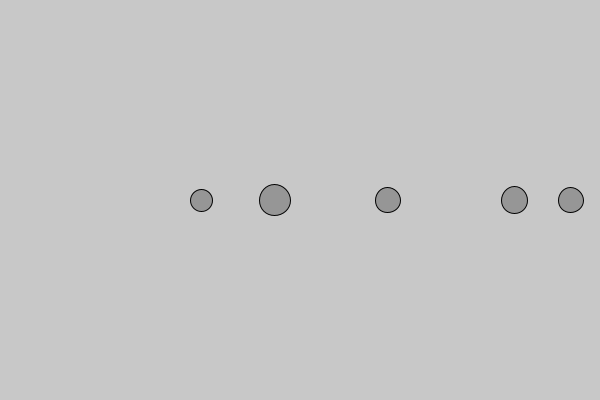
Frame 1 (no input)
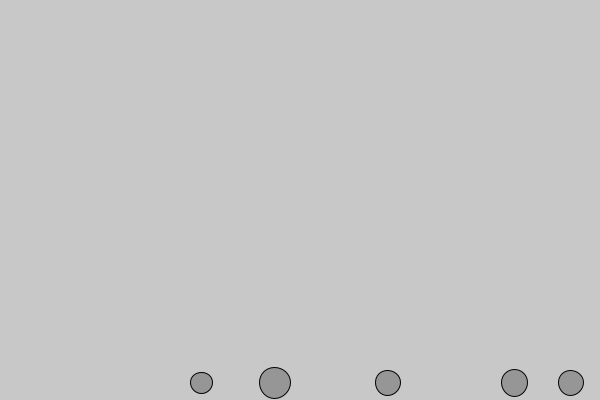
Frame 60 (the mouse pressed at the canvas centre just before this capture)
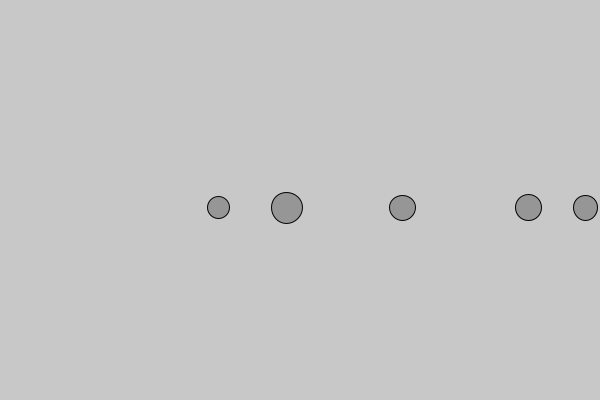
Frame 120 (the mouse held since frame 60 and released just before this capture)

The Processing sketch that drew these frames (run headless with seeded random() and noise(); from frame 60 on, the mouse is pressed at the canvas centre):

// Processing sketch: III_1_Appliying_Force
// ── III_1_Appliying_Force.pde
Mover[] movers;

void setup() {
  size(600, 400);
  movers = new Mover[5];
  for(int i = 0; i < movers.length; i++) {
    movers[i] = new Mover();
  }
}

void draw() {
  background(200);
  
  for(Mover m : movers) {
    PVector gravity = new PVector(0, 0.1);
    gravity.mult(m.mass);
    m.applyForce(gravity);
    
    if(mousePressed) {
      PVector wind = new PVector(0.01, 0);
      m.applyForce(wind);
    }
    m.update();
    m.edges();
    m.display();
  }
}
// ── Mover.pde
class Mover {
  PVector pos;
  PVector vel;
  PVector acc;
  float mass;
  
  Mover() {
    pos = new PVector(random(width), height/2);
    vel = new PVector(0, 0);
    acc = new PVector(0, 0);
    mass = random(1, 2);
  }
  
  void applyForce(PVector force) {
    PVector f = PVector.div(force, mass);
    acc.add(f);
  }
  
  void update() {
    vel.add(acc);
    pos.add(vel);
    acc.mult(0);
  }
  
  void edges() {
    if(pos.x > width || pos.x < 0) vel.x = -vel.x;
    if(pos.y > height || pos.y < 0) vel.y = -vel.y;
  }
  
  void display() {
    fill(150);
    stroke(2);
    ellipse(pos.x, pos.y, mass*20, mass*20);
  }
}
